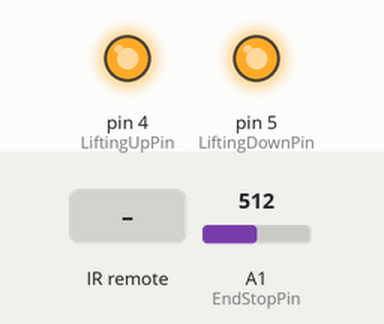
Bench run of a sketch on a simulated Arduino Uno, built with avr-gcc and run on an emulated ATmega328P. Parts: output pins drawn as LEDs (lit = HIGH). The test bench sets the inputs (shaded band); at power-on: A1 (EndStopPin) = 512. Pins used as bus, display or sensor lines are not drawn.

Above: at 1.2 s.
1.3 s: infrared code 0x143226DB received
At 2.2 s:
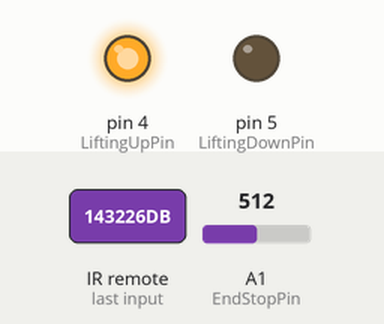
2.8 s: infrared code 0xA32AB931 received
At 3.7 s:
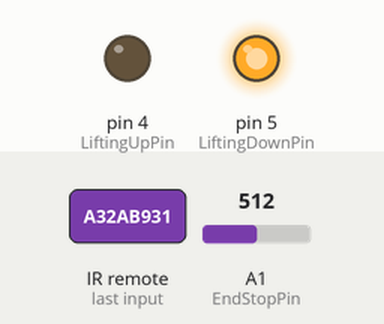
4.5 s: infrared code 0xC1AA7A85 received
At 5.7 s:
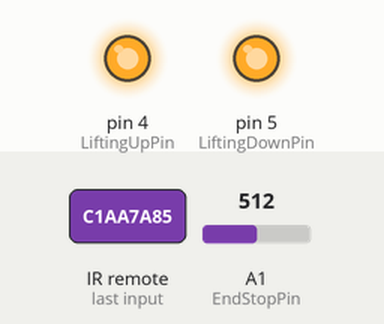
6.0 s: infrared code 0xC1AA9A65 received
At 7.1 s:
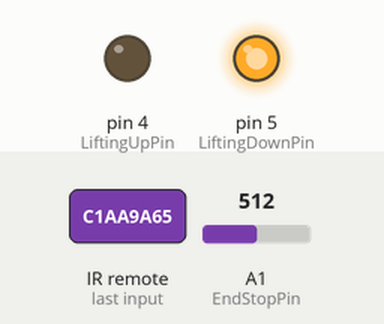
Timing chart, 0 to 8.5 s (numbered marks = the images above; inputs shaded):
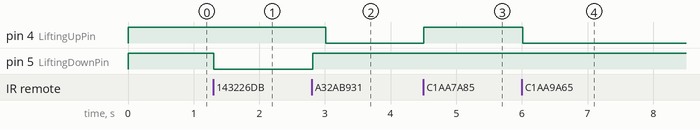

The sketch:

ProjectorScreenControl.ino
```cpp
#include <IRremote.h>

const int IRReceiverPin = 11;
IRrecv irrecv(IRReceiverPin);
decode_results results;

const int PowerPin = 2;
const int LiftingUpPin = 4;
const int LiftingDownPin = 5;
const int EndStopPin = 1;

bool DeviceOn = false;
bool AutoLiftingDown = false;
bool AutoLiftingUp = false;
bool LiftingUp = false;
bool LiftingDown = false;
bool CheckIdleTime = false;
const long ManualSignalTimeOut = 150;
const long TurningOnTimeOut = 10600;
const long IdleTimeOut = 60000;
const long EndStopChecks = 10;

long TurningOnTime;
long IdleTime;
long EndStopPressMillis = 0;
long EndStopCheckNumber = 0;
long LastIrSignaMillis = 0;

void setup() {
	//Serial.begin(115200);
	irrecv.enableIRIn(); // Start the receiver

	pinMode(PowerPin, OUTPUT);
	pinMode(LiftingUpPin, OUTPUT);
	pinMode(LiftingDownPin, OUTPUT);
	pinMode(EndStopPin, INPUT);

	digitalWrite(PowerPin, !false);
	TurnOffLifting();
}

void setRelayState(int relayPin, bool value) {
	if (value) {
		digitalWrite(relayPin, LOW);
	} else {
		digitalWrite(relayPin, HIGH);
	}
}

bool getRelayState(int relayPin) {
	if (digitalRead(relayPin)) {
		return false;
	} else {
		return true;
	}
}

bool isButtonOff(unsigned long value) {
  //                     fan                    projector
	bool result = value == 0xA32AB931 || value == 0xC1AA9A65;

	if (result) {
		OnAnyUserAction();
	}

	return result;
}

bool isButtonOn(unsigned long value) {
  //                     fan                    projector
	bool result = value == 0x143226DB || value == 0xC1AA7A85;

	if (result) {
		OnAnyUserAction();
	}

	return result;
}

bool isButtonMode(unsigned long value) {
  //                     fan                    projector
	bool result = value == 0x371A3C86 || value == 0xC1AADA25;

	if (result) {
		OnAnyUserAction();
	}

	return result;
}

bool isButtonUp(unsigned long value) {
  //                     fan                    projector
	bool result = value == 0xE0984BB6 || value == 0xC1AA5AA5;

	if (result) {
		OnAnyUserAction();
	}

	return result;
}

bool isButtonDown(unsigned long value) {
  //                     fan                    projector
	bool result = value == 0x39D41DC6 || value == 0xC1AA3AC5;

	if (result) {
		OnAnyUserAction();
	}

	return result;
}

void OnAnyUserAction() {
	if (DeviceOn) {
		digitalWrite(PowerPin, !true);
		IdleTime = millis();
		CheckIdleTime = true;
	}
}

void TurnOffLifting() {
	setRelayState(LiftingUpPin, false);
	setRelayState(LiftingDownPin, false);
}

void StopAutoLiftDown() {
	if (AutoLiftingDown) {
		AutoLiftingDown = false;
		TurnOffLifting();
	}
}

void StopAutoLiftUp(bool turnOff = true) {
	if (AutoLiftingUp) {
		AutoLiftingUp = false;
		TurnOffLifting();

		if (turnOff) {
			DeviceOn = false;
			digitalWrite(PowerPin, !false);
		}
	}
}

void AutoLiftDown() {
	if (!AutoLiftingDown) {
		TurnOffLifting();
		TurningOnTime = millis();
		AutoLiftingUp = false;
		AutoLiftingDown = true;
		setRelayState(LiftingDownPin, AutoLiftingDown);
	}
}

void AutoLiftUp() {
	if (!AutoLiftingUp) {
		TurnOffLifting();

		if (AutoLiftingDown) {
			delay(200);
		}

		AutoLiftingUp = true;
		AutoLiftingDown = false;

		if (IsTopPosition()) {
			StopAutoLiftUp();
		} else {
			setRelayState(LiftingUpPin, AutoLiftingUp);
		}
	}
}

bool IsTopPosition() {
	if (getRelayState(LiftingUpPin)) {
		int endStopValue = analogRead(EndStopPin);
		//Serial.print("endStopValue = ");
		//Serial.println(endStopValue, DEC);
		if (endStopValue == 0) {
			EndStopCheckNumber++;
			return EndStopCheckNumber >= EndStopChecks;
		} else {
			EndStopCheckNumber = 0;
		}
	}

	return false;
}

void ProcessSignal(unsigned long signal) {
	//Serial.println(signal, HEX);

	if (isButtonOff(signal) && DeviceOn) { // off
		AutoLiftUp();
		delay(200);
		return;
	} else if (isButtonOn(signal)) { // on
		if (DeviceOn) {
			if (AutoLiftingUp) {
				StopAutoLiftUp(false);
			}
		} else {
			DeviceOn = true;
			digitalWrite(PowerPin, !true);
			OnAnyUserAction();
			AutoLiftDown();
		}
	} else if (DeviceOn) {
		if (isButtonUp(signal)) { // up
			StopAutoLiftDown();
			StopAutoLiftUp(false);

			if (!LiftingUp) {
				setRelayState(LiftingUpPin, true);
        setRelayState(LiftingDownPin, false);
				LiftingUp = true;
			}

			LiftingDown = false;
		} else if (isButtonDown(signal)) { // down
			StopAutoLiftDown();
			StopAutoLiftUp(false);

			if (!LiftingDown) {
        setRelayState(LiftingUpPin, false);
				setRelayState(LiftingDownPin, true);
				LiftingDown = true;
			}

			LiftingUp = false;
		}
	}
}

void loop() {
	if (irrecv.decode( & results)) {
    LastIrSignaMillis = millis();
		ProcessSignal(results.value);
		irrecv.resume();
	}

	if (LiftingUp || LiftingDown) {
		if ((millis() - LastIrSignaMillis > ManualSignalTimeOut)) {
			LiftingUp = false;
			LiftingDown = false;
			TurnOffLifting();
		}
	}

	if (AutoLiftingDown && millis() - TurningOnTime > TurningOnTimeOut) {
		StopAutoLiftDown();
	}

	if (AutoLiftingUp && IsTopPosition()) {
		StopAutoLiftUp();
	}

	if (CheckIdleTime && (millis() - IdleTime > IdleTimeOut)) {
		digitalWrite(PowerPin, !false);
		CheckIdleTime = false;
	}

	delay(20);
}
```

Measured:
- after the input at 1.3 s, pin 5 (LiftingDownPin): HIGH → LOW at once
- after the input at 2.8 s, pin 4 (LiftingUpPin): HIGH → LOW after 0.21 s; pin 5 (LiftingDownPin): LOW → HIGH at once
- after the input at 4.5 s, pin 4 (LiftingUpPin): LOW → HIGH at once
- after the input at 6.0 s, pin 4 (LiftingUpPin): HIGH → LOW at once
